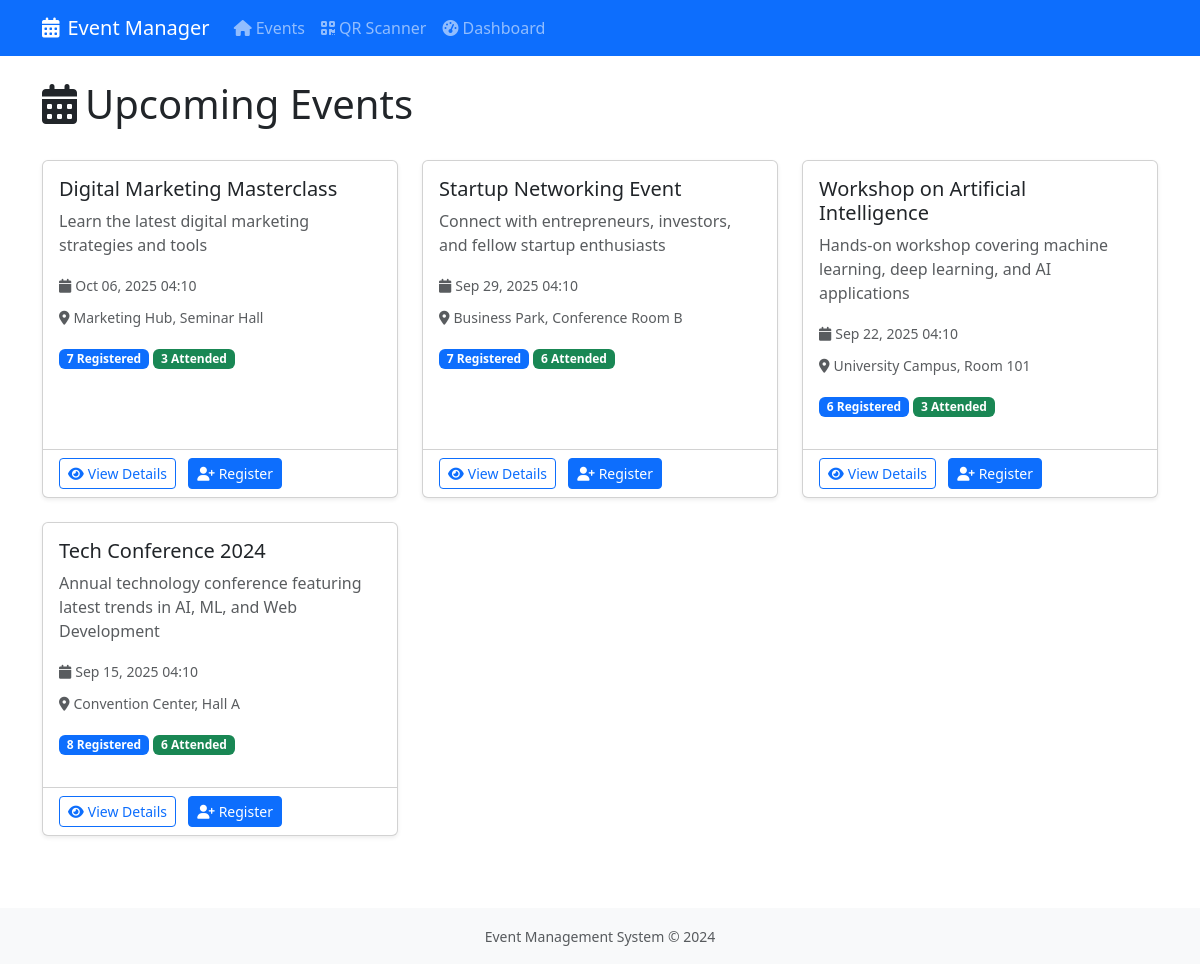
The page / on the database its author committed.
### events/models.py (models this page shows, shortened)
class Event(models.Model):
    name = models.CharField(max_length=200)
    description = models.TextField(blank=True)
    date = models.DateTimeField()
    location = models.CharField(max_length=200)
    created_at = models.DateTimeField(auto_now_add=True)
    is_active = models.BooleanField(default=True)
    @property
    def total_registrations(self):
        return self.registrations.count()
    @property
    def total_attendance(self):
        return self.registrations.filter(attendance__isnull=False).count()

### events/views.py (the view)
# urls.py: path('', views.home, name='home'),
def home(request):
    events = Event.objects.filter(is_active=True).order_by('-date')
    return render(request, 'events/home.html', {'events': events})

### templates/events/home.html (shortened to what this page needs)
{% extends 'base.html' %}
{% block content %}
<div class="row">
    <div class="col-md-12">
        <div class="d-flex justify-content-between align-items-center mb-4">
            <h1><i class="fas fa-calendar-alt me-2"></i>Upcoming Events</h1>
        </div>
        {% if events %}
            <div class="row">
                {% for event in events %}
                    <div class="col-md-6 col-lg-4 mb-4">
                        <div class="card h-100 shadow-sm">
                            <div class="card-body">
                                <h5 class="card-title">{{ event.name }}</h5>
                                <p class="card-text text-muted">{{ event.description|truncatewords:20 }}</p>
                                <div class="mb-2">
                                    <small class="text-muted">
                                        <i class="fas fa-calendar me-1"></i>{{ event.date|date:"M d, Y H:i" }}
                                    </small>
                                </div>
                                <div class="mb-3">
                                    <small class="text-muted">
                                        <i class="fas fa-map-marker-alt me-1"></i>{{ event.location }}
                                    </small>
                                </div>
                                <div class="mb-3">
                                    <span class="badge bg-primary">{{ event.total_registrations }} Registered</span>
                                    <span class="badge bg-success">{{ event.total_attendance }} Attended</span>
                                </div>
                            </div>
                            <div class="card-footer bg-transparent">
                                <a href="{% url 'event_detail' event.id %}" class="btn btn-outline-primary btn-sm me-2">
                                    <i class="fas fa-eye me-1"></i>View Details
                                </a>
                                <a href="{% url 'register' event.id %}" class="btn btn-primary btn-sm">
                                    <i class="fas fa-user-plus me-1"></i>Register
                                </a>
                            </div>
                        </div>
                    </div>
                {% endfor %}
            </div>
        {% else %}
            <div class="text-center py-5">
                <i class="fas fa-calendar-times fa-4x text-muted mb-3"></i>
                <h3>No events available</h3>
                <p class="text-muted">Check back later for upcoming events!</p>
            </div>
        {% endif %}
    </div>
</div>
{% endblock %}

### templates/base.html (shortened to what this page needs)
<!DOCTYPE html>
<html lang="en">
<head>
    <link href="https://cdnjs.cloudflare.com/ajax/libs/bootstrap/5.3.0/css/bootstrap.min.css" rel="stylesheet">
    <link href="https://cdnjs.cloudflare.com/ajax/libs/font-awesome/6.4.0/css/all.min.css" rel="stylesheet">
</head>
<body>
    <nav class="navbar navbar-expand-lg navbar-dark bg-primary">
        <div class="container">
            <a class="navbar-brand" href="{% url 'home' %}">
                <i class="fas fa-calendar-alt me-2"></i>Event Manager
            </a>
            <div class="collapse navbar-collapse" id="navbarNav">
                <ul class="navbar-nav me-auto">
                    <li class="nav-item">
                        <a class="nav-link" href="{% url 'home' %}">
                            <i class="fas fa-home me-1"></i>Events
                        </a>
                    </li>
                    <li class="nav-item">
                        <a class="nav-link" href="{% url 'qr_scanner' %}">
                            <i class="fas fa-qrcode me-1"></i>QR Scanner
                        </a>
                    </li>
                    <li class="nav-item">
                        <a class="nav-link" href="{% url 'admin_dashboard' %}">
                            <i class="fas fa-tachometer-alt me-1"></i>Dashboard
                        </a>
                    </li>
                </ul>
            </div>
        </div>
    </nav>
    <main class="container my-4">
        {% block content %}
        {% endblock %}
    </main>
    <footer class="bg-light text-center py-3 mt-5">
        <div class="container">
            <small class="text-muted">Event Management System &copy; 2024</small>
        </div>
    </footer>
</body>
</html>

### rows shown on the page
Event: name "Digital Marketing Masterclass", description "Learn the latest digital marketing strategies and tools", date "Oct 06, 2025 04:10", location "Marketing Hub, Seminar Hall", total_registrations "7", total_attendance "3"
Event: name "Startup Networking Event", description "Connect with entrepreneurs, investors, and fellow startup enthusiasts", date "Sep 29, 2025 04:10", location "Business Park, Conference Room B", total_registrations "7", total_attendance "6"
Event: name "Workshop on Artificial Intelligence", description "Hands-on workshop covering machine learning, deep learning, and AI applications", date "Sep 22, 2025 04:10", location "University Campus, Room 101", total_registrations "6", total_attendance "3"
Event: name "Tech Conference 2024", description "Annual technology conference featuring latest trends in AI, ML, and Web Development", date "Sep 15, 2025 04:10", location "Convention Center, Hall A", total_registrations "8", total_attendance "6"
